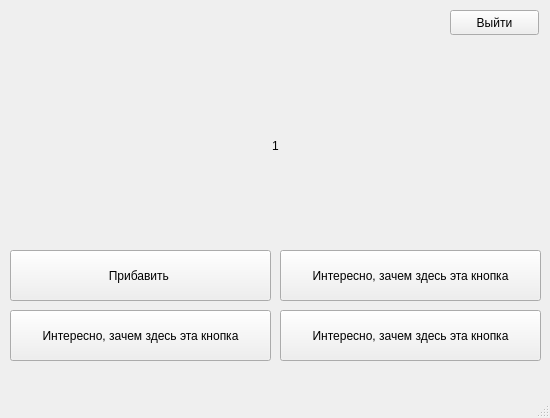
<?xml version="1.0" encoding="UTF-8"?>
<ui version="4.0">
 <class>MainWindow</class>
 <widget class="QMainWindow" name="MainWindow">
  <property name="geometry">
   <rect>
    <x>0</x>
    <y>0</y>
    <width>550</width>
    <height>418</height>
   </rect>
  </property>
  <property name="windowTitle">
   <string>MainWindow</string>
  </property>
  <widget class="QWidget" name="centralwidget">
   <widget class="QPushButton" name="exit">
    <property name="geometry">
     <rect>
      <x>450</x>
      <y>10</y>
      <width>89</width>
      <height>25</height>
     </rect>
    </property>
    <property name="text">
     <string>Выйти</string>
    </property>
   </widget>
   <widget class="QLabel" name="counter">
    <property name="geometry">
     <rect>
      <x>10</x>
      <y>50</y>
      <width>531</width>
      <height>191</height>
     </rect>
    </property>
    <property name="layoutDirection">
     <enum>Qt::LeftToRight</enum>
    </property>
    <property name="text">
     <string>1</string>
    </property>
    <property name="alignment">
     <set>Qt::AlignCenter</set>
    </property>
   </widget>
   <widget class="QPushButton" name="button_1">
    <property name="geometry">
     <rect>
      <x>10</x>
      <y>250</y>
      <width>261</width>
      <height>51</height>
     </rect>
    </property>
    <property name="text">
     <string>Прибавить </string>
    </property>
   </widget>
   <widget class="QPushButton" name="button_2">
    <property name="geometry">
     <rect>
      <x>280</x>
      <y>250</y>
      <width>261</width>
      <height>51</height>
     </rect>
    </property>
    <property name="text">
     <string>Интересно, зачем здесь эта кнопка</string>
    </property>
   </widget>
   <widget class="QPushButton" name="button_4">
    <property name="geometry">
     <rect>
      <x>280</x>
      <y>310</y>
      <width>261</width>
      <height>51</height>
     </rect>
    </property>
    <property name="text">
     <string>Интересно, зачем здесь эта кнопка</string>
    </property>
   </widget>
   <widget class="QPushButton" name="button_3">
    <property name="geometry">
     <rect>
      <x>10</x>
      <y>310</y>
      <width>261</width>
      <height>51</height>
     </rect>
    </property>
    <property name="text">
     <string>Интересно, зачем здесь эта кнопка</string>
    </property>
   </widget>
  </widget>
  <widget class="QMenuBar" name="menubar">
   <property name="geometry">
    <rect>
     <x>0</x>
     <y>0</y>
     <width>550</width>
     <height>22</height>
    </rect>
   </property>
  </widget>
  <widget class="QStatusBar" name="statusbar"/>
 </widget>
 <resources/>
 <connections/>
</ui>
